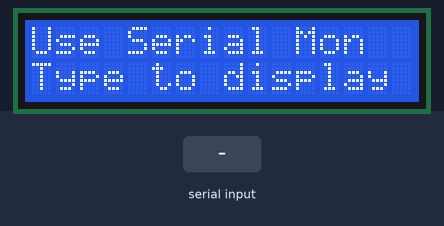
Bench run of a sketch on a simulated Arduino Uno, built with avr-gcc and run on an emulated ATmega328P. On the bench: 16×2 character LCD. The test bench sets the inputs (shaded band).

Above: at 0.2 s.
2.4 s: "1" received over Serial
At 2.8 s:
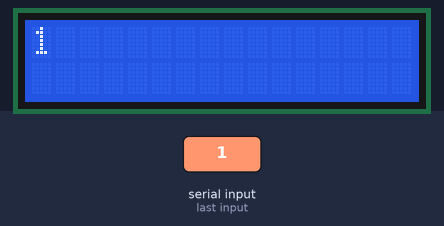
4.0 s: "0" received over Serial
At 5.2 s:
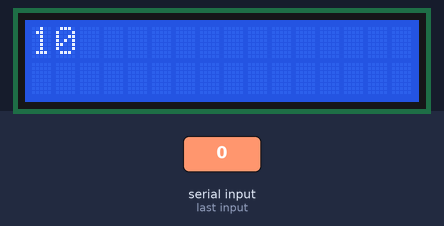
5.6 s: "2" received over Serial
At 6.4 s:
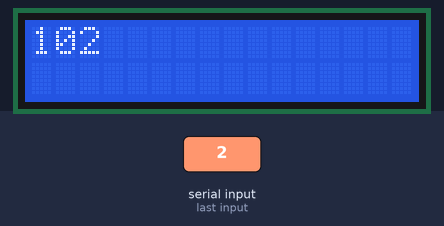
Timing chart, 0 to 8.6 s (numbered marks = the images above; inputs shaded):
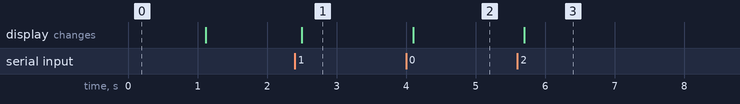

The sketch:

i2cLCDserial.ino.ino
```cpp
//https://forum.arduino.cc/index.php?topic=467084.0
#include <Wire.h>
#include <LiquidCrystal_I2C.h>

LiquidCrystal_I2C lcd(0x27,16,2);

int rOw = 0;
int cOl = 0;

void setup()
{
  lcd.init();
  lcd.backlight();

  Serial.begin(9600);  // Used to type in characters

// runs only once in setup
  // NOTE: Cursor Position: (CHAR, LINE) start at 0
  lcd.print(" Hello, world!");
  lcd.setCursor(0, 1);
  lcd.print("     WMCI");

  // Display. (Set Serial Monitor option to "No Line Ending")
  lcd.clear();
  lcd.setCursor(0,0); //Start at character 0 on line 0
  lcd.print("Use Serial Mon");
  lcd.setCursor(0,1);
  lcd.print("Type to display");
  delay(1000);
  lcd.clear();
}

void loop()
{
  // when characters arrive over the serial port...
    if (Serial.available()) {
      // wait a bit for the entire message to arrive
      delay(100);
      // clear the screen
      //lcd.clear();
      // read all the available characters
      while (Serial.available() > 0) {
        // display each character to the LCD
        //lcd.setCursor(rOw,1);
        lcd.write(Serial.read());
        //rOw = rOw + 1;

      }
}
}
```

Measured:
- after the input at 2.4 s, the display: changes after 0.10 s (image 1)
- after the input at 4.0 s, the display: changes after 0.10 s (image 2)
- after the input at 5.6 s, the display: changes after 0.10 s (image 3)
